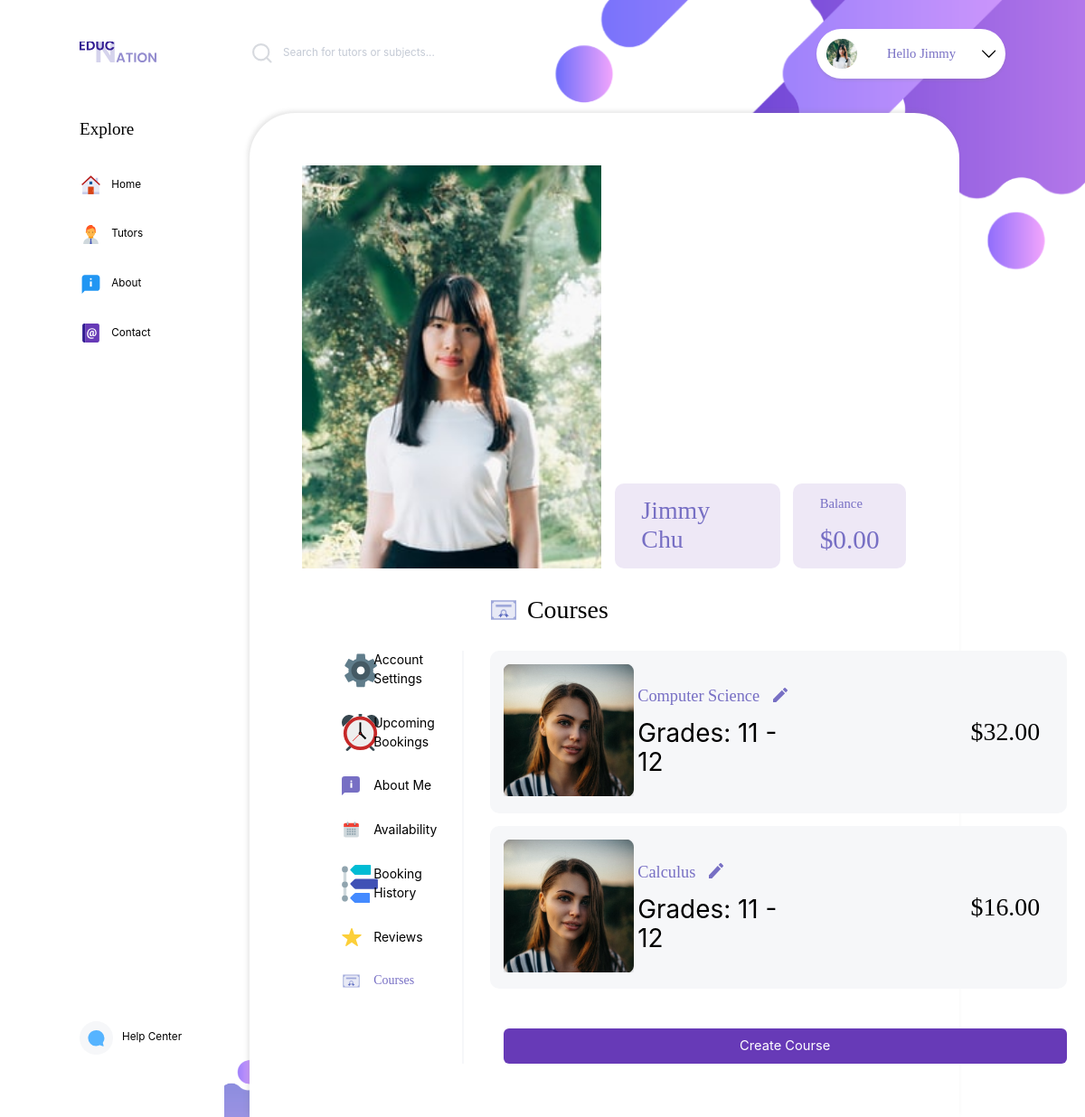
/tutor_courses.php (signed in), run on the app's committed database.
### tables this page shows
CREATE TABLE IF NOT EXISTS `member` (
  `m_id` int(11) NOT NULL AUTO_INCREMENT,
  `fname` char(30) DEFAULT NULL,
  `email` varchar(255) DEFAULT NULL,
  `password` char(128) DEFAULT NULL,
  `profile_address` varchar(260) DEFAULT NULL,
  `lname` char(30) DEFAULT NULL,
  PRIMARY KEY (`m_id`)
);

CREATE TABLE IF NOT EXISTS `tutor` (
  `tutor_id` int(11) NOT NULL,
  `balance` decimal(8,2) DEFAULT NULL,
  `bio` mediumtext DEFAULT NULL,
  `primary_language` tinytext DEFAULT NULL,
  `city` char(30) DEFAULT NULL,
  `country` char(30) DEFAULT NULL,
  PRIMARY KEY (`tutor_id`)
);

CREATE TABLE IF NOT EXISTS `course` (
  `c_id` int(11) NOT NULL AUTO_INCREMENT,
  `tutor_id` int(11) NOT NULL,
  `price` decimal(6,2) DEFAULT NULL,
  `subject_name` char(30) DEFAULT NULL,
  `min_grade` decimal(2,0) DEFAULT NULL,
  `max_grade` decimal(2,0) DEFAULT NULL,
  PRIMARY KEY (`c_id`,`tutor_id`),
  KEY `tutor_id` (`tutor_id`)
);

### tutor_courses.php (the view, shortened to what this page needs)
<!DOCTYPE html>
<html lang="en" dir="ltr">
  <head>
    <link rel="stylesheet" href="css/normalize.css">
    <link rel="stylesheet" href="css/style.css">
    <link rel="stylesheet" href="css/fonts.css">
    <link rel="stylesheet" href="css/account-settings.css">
    <link rel="stylesheet" href="css/signup.css">
  </head>
  <body>
    <div class="iframe-wrapper">
      <iframe class="help-iframe" id="iframeHelp" src="help-overlay.php" frameborder="0"></iframe>
    </div>
    <div class="body-wrapper">
      <?php include('shared/topNav.php'); ?>
      <div class="side-nav">
        <div class="side-nav-item main-menu">
          <p class="heading-2">Explore</p>
          <a href="index.php" class="icon-home">Home</a>
          <a href="tutors-listing.php" class="icon-tutors">Tutors</a>
          <a href="about.php" class="icon-about">About</a>
          <a href="contact.php" class="icon-contact">Contact</a>
        </div>
        <div class="max-flex-box-item"></div>
        <div class="side-nav-item help-button">
            <a href="#" class="icon-help" id="help-center" onclick="chatModuleUp()">Help Center</a>
        </div>
      </div>
      <div class="account-settings">
        <div class="account-settings-container">
          <?php include('shared/account-settings-userOverlay.php'); ?>
          <div class="account-settings-header">
            <div class="heading-spacer"></div>
            <div class="header-wrapper">
              <p class="title-with-icon heading-1 icon-award">Courses</p>
            </div>
          </div>
          <div class="account-content">
            <?php include('shared/account-settings-menu.php'); ?>
            <div class="account-setting-list tutor-courses">
              <?php
                $connection = mysqli_connect("localhost", "view", "", "terence_liu");
                $query = "SELECT * FROM course WHERE course.tutor_id = '$currentUser'";
                $result = mysqli_query($connection, $query);
                while ($row = $result -> fetch_assoc()) {
                    $price = "$" . $row['price'];
                    $subject = $row['subject_name'];
                    if ($row['min_grade'] == 0) {
                      $minGrade = "K";
                    }
                    else {
                      $minGrade = $row['min_grade'];
                    }
                    if ($row['min_grade'] <= $row['max_grade']) {
                    $grade_range = "Grades: " . $minGrade . " - " . $row['max_grade'];
                    }
                    else {
                    $grade_range = "Grade: " . $row['min_grade'];
                    }
                    echo '<div class="list-card">';
                        echo '<div class="card-img">';
                            echo '<img class="user-pfp" src="img/account_photo.png" alt="Account User Profile Picture">';
                        echo '</div>';
                        echo '<div class="card-content-container">';
                            echo '<div class="card-row">';
                            echo '<div class="courses-detail-wrapper">';
                                echo '<div class="information-wrapper">';
                                echo '<a href="tutor_courses-edit.php" class="card-row">';
                                  echo '<div class="card-price">';
                                      echo '<p class="heading-3 subject-text">';
                                          echo $subject;
                                      echo '</p>';
                                  echo '</div>';
                                  echo '<div class="card-img card-icon">';
                                      echo '<img src="img/Edit_Purple.svg" alt="edit icon">';
                                  echo '</div>';
                                echo '</a>';
                                echo '<p class="heading-1 grade-text">';
                                    echo $grade_range;
                                echo '</p>';
                                echo '</div>';
                            echo '</div>';
                            echo '<div class="card-content-container">';
                                echo '<p class="heading-1 rate-text">';
                                    echo $price;
                                echo '</p>';
                            echo '</div>';
                            echo '</div>';
                        echo '</div>';
                    echo '</div>';
                }
              ?>
              <div class="btn-container">
                <a href="tutor_courses-create.php" class="btn btn-fill button-default">Create Course</a>
              </div>
            </div>
          </div>
        </div>
      </div>
    </div>
  </body>
</html>

### shared/topNav.php (shortened to what this page needs)
<div class="top-nav">
  <div class="top-nav-item logo">
    <a href="index.php"><img src="img/Logo.svg" alt="Logo image"></a>
  </div>
  <div class="top-nav-item">
    <div class="searchbar">
        <button type="submit" name="search" aria-label="search-button"></button>
        <input type="search" name="search" aria-label="search" placeholder="Search for tutors or subjects...">
    </div>
  </div>
  <div class="top-nav-item account-section" id='logined'>
    <div class="dropDown">
      <?php
        if (isset($_SESSION['loggedin']) && $_SESSION['loggedin'] == true) {
            $connection = mysqli_connect("localhost", "view", "", "terence_liu");
            $profileImage = mysqli_fetch_array(mysqli_query($connection, "SELECT member.profile_address FROM member
                                                                          WHERE member.m_id = " .  $_SESSION['m_id']))[0];
        } else {
          echo "<script language='javascript'>
                  document.getElementById('not-login').classList.add('display');
                </script>";
        }
      ?>
      <button class="dropbtn">
        <div class="login-wrapper">
          <div class="icon-pic profile-picture" style="background-image:url(<?php echo $profileImage?>)"></div>
            <p class="heading-3"> <span class="hello"> Hello </span>
            <?php echo $_SESSION['name']?>
           </p>
          <div class="icon-caret"></div>
        </div>
      </button>
    </div>
  </div>
</div>

### shared/account-settings-userOverlay.php (shortened to what this page needs)
<div class="user-overlay">
    <img class="user-pfp" src="
    <?php
        $connection = mysqli_connect("localhost", "view", "", "terence_liu");
        $currentUser = $_SESSION['m_id'];
        $query = "SELECT profile_address FROM member WHERE member.m_id = '$currentUser'";
        $result = mysqli_query($connection, $query);
        while ($row = $result -> fetch_assoc()) {
        echo $row['profile_address'];
        }
    ?>
    " alt="Account User Profile Picture">
    <div class="user-info-container">
        <div class="space-filler"></div>
        <div class="user-info-wrapper">
            <div class="user-info">
                <p class="heading-1 tutor-name">
                    <?php
                    $connection = mysqli_connect("localhost", "view", "", "terence_liu");
                    $currentUser = $_SESSION['m_id'];
                    $query = "SELECT * FROM member WHERE member.m_id = '$currentUser'";
                    $result = mysqli_query($connection, $query);
                    while ($row = $result -> fetch_assoc()) {
                        echo $row['fname'] . " " . $row['lname'] . "<br>";
                    }
                    ?>
                </p>
            </div>
            <?php if (isset($_SESSION['isTutor']) && $_SESSION['isTutor']) { ?>
                <div class="user-info">
                    <p class="heading-3 tutor-balance">Balance </p>
                    <p class="heading-3 tutor-balance-amount">
                        <?php
                        $query = "SELECT * FROM tutor WHERE tutor.tutor_id = '$currentUser'";
                        $result = mysqli_query($connection, $query);
                        while ($row = $result -> fetch_assoc()) {
                            echo "$" . $row['balance'];
                        }
                        ?>
                    </p>
                </div>
            <?php } ?>
        </div>
    </div>
</div>

### shared/account-settings-menu.php (shortened to what this page needs)
<?php
    if (isset($_SESSION['isTutor']) && $_SESSION['isTutor']) { ?>
        <div class="account-menu">
            <div class="account-menu-container">
                <a href="account-settings.php" class="title-with-icon body-text icon-setting account-setting-menu" id="account-setting-link">Account Settings</a>
                <a href="tutor_upcoming-booking.php" class="title-with-icon body-text icon-clock account-setting-menu" id="upcoming-booking-link">Upcoming Bookings</a>
                <a href="tutor_about-me.php" class="title-with-icon body-text icon-tutor-about account-setting-menu" id="about-me-link">About Me</a>
                <a href="tutor_availability.php" class="title-with-icon body-text icon-calendar account-setting-menu" id="availability-link">Availability</a>
                <a href="tutor_booking-history.php" class="title-with-icon body-text icon-booking-history account-setting-menu" id="booking-history-link">Booking History</a>
                <a href="tutor_reviews.php" class="title-with-icon body-text icon-star account-setting-menu" id="reviews-link">Reviews</a>
                <a href="tutor_courses.php" class="title-with-icon body-text icon-award account-setting-menu" id="courses-link">Courses</a>
            </div>
        </div>
    <?php } ?>

### css/account-settings.css (style rules this page uses)
body { background: url('../img/Purple_Bottom_Right.png'); background-repeat: no-repeat, no-repeat; background-attachment: scroll; background-position: right bottom; background-size: 25% auto; }
.account-settings { padding-left: 18.8em; padding-top: 8.5em; padding-right: 9.5em; }
.account-settings-container { box-shadow: -2px -2px 5px rgba(125, 125, 125, 0.2); background: white; border-top-left-radius: 50px; border-top-right-radius: 50px; padding: 4em; min-height: 85.5vh; }
.user-overlay { display: flex; display: -webkit-flex; display: -ms-flex; margin-bottom: 2em; }
.user-info-container { display: flex; display: -webkit-flex; display: -ms-flex; flex-direction: column; }
.user-info-wrapper { display: flex; display: -webkit-flex; display: -ms-flex; flex-direction: row; }
.user-info { display: flex; display: -webkit-flex; display: -ms-flex; flex-direction: column; padding: 1em 2em; border-radius: 10px; background: #EEE8F6; margin-left: 1em; }
.space-filler { flex: 99 1 auto; }
.tutor-name { color: #776FC4; align-self: center; flex: 1; }
.account-content { margin-top: 2em; display: flex; display: -webkit-flex; display: -ms-flex; }
.account-settings-header .heading-1 { flex: 1; }
.header-wrapper { padding-left: 2em; }
.account-menu, .heading-spacer { flex: 0 0 20%; margin-left: 3em; }
.account-setting-menu { margin-bottom: 2em; padding-left: 2.5em; color: black; text-decoration: none; display: block; }
.account-setting-menu:nth-child(1) { margin-top: 0; }
.title-active { font-family: SF Pro Display SemiBold; color: #776FC4; }
.tutor-balance-amount { padding-top: 0.5em; font-size: 2rem; }
.account-menu-container { height: 100%; width: auto; display: -webkit-flex; display: -ms-flex; display: flex; flex-direction: column; background-color: #FFFFFF; overflow-x: hidden; border-right: 1px solid #F6F7F9; }
.account-settings-header { display: -webkit-flex; display: -ms-flex; display: flex; flex-direction: row; }
.account-settings-header .heading-1 { margin-bottom: 0; }
.user-info .tutor-name { margin: 0; }
.user-info .tutor-balance, .user-info .tutor-balance-amount { margin: 0; }
.btn-fill { background: #673AB7; color: white; border: none; margin-left: 1em; }
.account-setting-list { display: -webkit-flex; display: -ms-flex; display: flex; flex-direction: column; width: 100%; border-left: 1px solid #F6F7F9; padding-left: 2em; }
.list-card { display: -webkit-flex; display: -ms-flex; display: flex; flex-direction: row; justify-content: flex-start; background: #F6F7F9; border-radius: 10px; padding: 1em; padding-right: 2em; margin-bottom: 1em; }
.list-card .heading-1 { color: #776FC4; text-align: center; }
.card-img { flex: 1; }
.card-icon { align-self: center; padding-left: 1em; }
.card-price .subject-text { width: auto; }
.card-img .user-pfp { max-height: 10em; }
.card-content-container { flex: 3; align-self: center }
.card-row { display: -webkit-flex; display: -ms-flex; display: flex; flex-direction: row; justify-content: space-between; text-decoration: none; }
.information-wrapper { display: -webkit-flex; display: -ms-flex; display: flex; flex-direction: column; }
.courses-detail-wrapper { flex: 2; }
.list-card .grade-text, .grade-container .grade-text { font-family: SF Pro Display; color: #000000; text-align: left; padding-top: 0.5em; margin: 0; }
.list-card .subject-text { font-size: 1.25rem; margin: 0; }
.list-card .rate-text { color: #000000; text-align: right; margin: 0; }
.btn-container { display: -webkit-flex; display: -ms-flex; display: flex; align-items: center; justify-content: center; }
.btn-container .btn { width: 50em; }

### css/signup.css (style rules this page uses)
body { background: url('../img/Purple_Top_Right.png'), url('../img/Purple_Bottom_Left.png'); background-repeat: no-repeat, no-repeat; background-attachment: scroll, scroll; background-position: right top, left bottom; background-size: auto 60%, auto 25%; }
.top-nav { background: none; }
::placeholder { color: #C4CAD5; }
.button-default { margin-top: 2em; background-color: #673AB7; width: 100%; border-radius: 6px; padding: 0.75em; border: none; color: #FFFFFF; font-family: SF Pro Display; font-size: 1em; }

### data on the page
member: profile_address (picture), fname "Jimmy", lname "Chu"
tutor: balance "0.00"
course: subject_name "Computer Science", grade_range "Grades: 11 - 12", price "$32.00"
course: subject_name "Calculus", grade_range "Grades: 11 - 12", price "$16.00"

### other printed values
$_SESSION['name'] "Jimmy"
